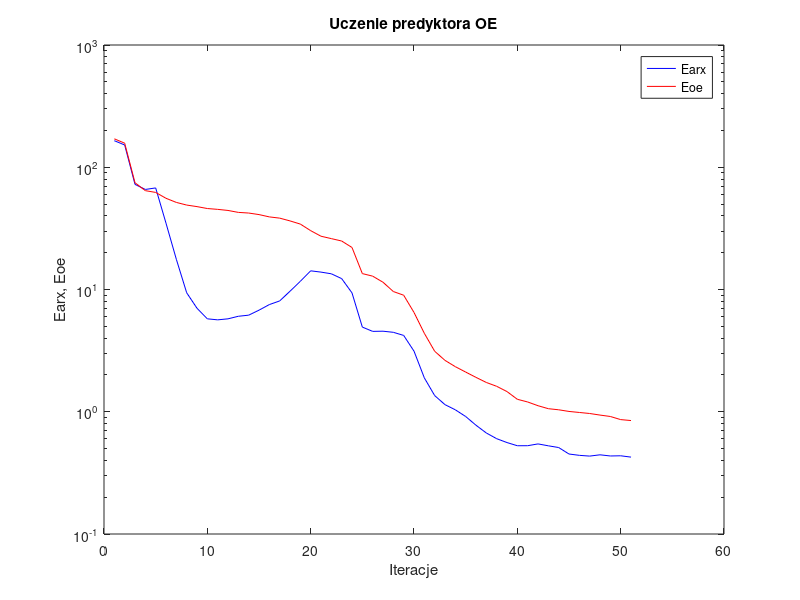
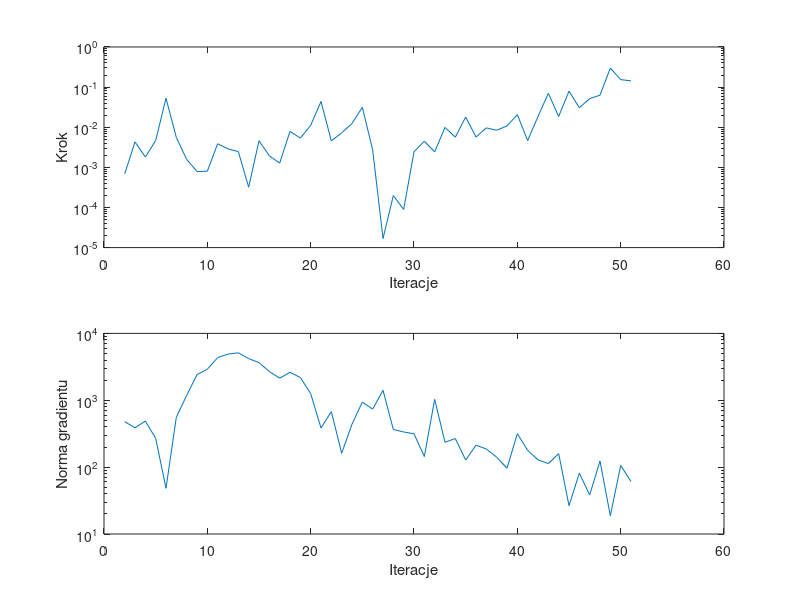

Source code (MATLAB) for these figures, in order:
%uczenie predyktora oe
clear all;
n=0; farx(n+1)=1.648811e+002; foe(n+1)=1.708138e+002; wspucz(n+1)=0.000000e+000; ng(n+1)=0.000000e+000;
%odnowa zmiennej metryki
n=1; farx(n+1)=1.521446e+002; foe(n+1)=1.573599e+002; krok(n+1)=6.856719e-004; ng(n+1)=4.777278e+002;
n=2; farx(n+1)=7.243959e+001; foe(n+1)=7.470282e+001; krok(n+1)=4.312903e-003; ng(n+1)=3.883691e+002;
n=3; farx(n+1)=6.583161e+001; foe(n+1)=6.435550e+001; krok(n+1)=1.810600e-003; ng(n+1)=4.881121e+002;
n=4; farx(n+1)=6.774682e+001; foe(n+1)=6.224685e+001; krok(n+1)=4.644777e-003; ng(n+1)=2.697019e+002;
n=5; farx(n+1)=3.486734e+001; foe(n+1)=5.573209e+001; krok(n+1)=5.286105e-002; ng(n+1)=4.831143e+001;
n=6; farx(n+1)=1.766905e+001; foe(n+1)=5.156664e+001; krok(n+1)=5.548179e-003; ng(n+1)=5.578170e+002;
n=7; farx(n+1)=9.405221e+000; foe(n+1)=4.905785e+001; krok(n+1)=1.581052e-003; ng(n+1)=1.184206e+003;
n=8; farx(n+1)=7.024675e+000; foe(n+1)=4.764766e+001; krok(n+1)=7.878882e-004; ng(n+1)=2.415929e+003;
n=9; farx(n+1)=5.756255e+000; foe(n+1)=4.595954e+001; krok(n+1)=8.018005e-004; ng(n+1)=2.914753e+003;
n=10; farx(n+1)=5.646877e+000; foe(n+1)=4.524551e+001; krok(n+1)=3.878507e-003; ng(n+1)=4.344152e+003;
n=11; farx(n+1)=5.756267e+000; foe(n+1)=4.432580e+001; krok(n+1)=2.883948e-003; ng(n+1)=4.914317e+003;
n=12; farx(n+1)=6.039532e+000; foe(n+1)=4.273525e+001; krok(n+1)=2.469223e-003; ng(n+1)=5.125371e+003;
n=13; farx(n+1)=6.167052e+000; foe(n+1)=4.221753e+001; krok(n+1)=3.205178e-004; ng(n+1)=4.199406e+003;
n=14; farx(n+1)=6.774531e+000; foe(n+1)=4.100547e+001; krok(n+1)=4.587536e-003; ng(n+1)=3.649649e+003;
n=15; farx(n+1)=7.528026e+000; foe(n+1)=3.925932e+001; krok(n+1)=1.944482e-003; ng(n+1)=2.693066e+003;
n=16; farx(n+1)=8.062549e+000; foe(n+1)=3.835391e+001; krok(n+1)=1.273916e-003; ng(n+1)=2.134509e+003;
n=17; farx(n+1)=9.677631e+000; foe(n+1)=3.640443e+001; krok(n+1)=7.860345e-003; ng(n+1)=2.617322e+003;
n=18; farx(n+1)=1.166961e+001; foe(n+1)=3.429103e+001; krok(n+1)=5.355898e-003; ng(n+1)=2.189648e+003;
n=19; farx(n+1)=1.421592e+001; foe(n+1)=3.029865e+001; krok(n+1)=1.111520e-002; ng(n+1)=1.259329e+003;
n=20; farx(n+1)=1.387638e+001; foe(n+1)=2.727644e+001; krok(n+1)=4.388300e-002; ng(n+1)=3.850012e+002;
n=21; farx(n+1)=1.344206e+001; foe(n+1)=2.607539e+001; krok(n+1)=4.548255e-003; ng(n+1)=6.764122e+002;
n=22; farx(n+1)=1.227744e+001; foe(n+1)=2.492372e+001; krok(n+1)=7.251821e-003; ng(n+1)=1.609935e+002;
n=23; farx(n+1)=9.381133e+000; foe(n+1)=2.206482e+001; krok(n+1)=1.238677e-002; ng(n+1)=4.395349e+002;
n=24; farx(n+1)=4.926769e+000; foe(n+1)=1.349303e+001; krok(n+1)=3.130011e-002; ng(n+1)=9.399607e+002;
n=25; farx(n+1)=4.544460e+000; foe(n+1)=1.285947e+001; krok(n+1)=2.716773e-003; ng(n+1)=7.365571e+002;
%odnowa zmiennej metryki
n=26; farx(n+1)=4.559458e+000; foe(n+1)=1.146564e+001; krok(n+1)=1.684728e-005; ng(n+1)=1.409607e+003;
n=27; farx(n+1)=4.465289e+000; foe(n+1)=9.625431e+000; krok(n+1)=1.984325e-004; ng(n+1)=3.651924e+002;
n=28; farx(n+1)=4.210716e+000; foe(n+1)=8.979332e+000; krok(n+1)=8.904993e-005; ng(n+1)=3.354245e+002;
n=29; farx(n+1)=3.131577e+000; foe(n+1)=6.490206e+000; krok(n+1)=2.442482e-003; ng(n+1)=3.146652e+002;
n=30; farx(n+1)=1.892725e+000; foe(n+1)=4.381475e+000; krok(n+1)=4.483426e-003; ng(n+1)=1.438709e+002;
n=31; farx(n+1)=1.356141e+000; foe(n+1)=3.125849e+000; krok(n+1)=2.431442e-003; ng(n+1)=1.029922e+003;
n=32; farx(n+1)=1.142973e+000; foe(n+1)=2.631194e+000; krok(n+1)=9.899545e-003; ng(n+1)=2.354034e+002;
n=33; farx(n+1)=1.037175e+000; foe(n+1)=2.337193e+000; krok(n+1)=5.655154e-003; ng(n+1)=2.676544e+002;
n=34; farx(n+1)=9.144194e-001; foe(n+1)=2.111766e+000; krok(n+1)=1.797739e-002; ng(n+1)=1.275364e+002;
n=35; farx(n+1)=7.757283e-001; foe(n+1)=1.910791e+000; krok(n+1)=5.699196e-003; ng(n+1)=2.128009e+002;
n=36; farx(n+1)=6.702715e-001; foe(n+1)=1.735943e+000; krok(n+1)=9.630946e-003; ng(n+1)=1.867240e+002;
n=37; farx(n+1)=6.021566e-001; foe(n+1)=1.614970e+000; krok(n+1)=8.402186e-003; ng(n+1)=1.408241e+002;
n=38; farx(n+1)=5.597840e-001; foe(n+1)=1.462329e+000; krok(n+1)=1.077104e-002; ng(n+1)=9.623502e+001;
n=39; farx(n+1)=5.272204e-001; foe(n+1)=1.264683e+000; krok(n+1)=2.047906e-002; ng(n+1)=3.169585e+002;
n=40; farx(n+1)=5.275283e-001; foe(n+1)=1.202166e+000; krok(n+1)=4.663178e-003; ng(n+1)=1.779552e+002;
n=41; farx(n+1)=5.457524e-001; foe(n+1)=1.120579e+000; krok(n+1)=1.846372e-002; ng(n+1)=1.284723e+002;
n=42; farx(n+1)=5.265248e-001; foe(n+1)=1.059385e+000; krok(n+1)=7.000904e-002; ng(n+1)=1.128885e+002;
n=43; farx(n+1)=5.097231e-001; foe(n+1)=1.037738e+000; krok(n+1)=1.851676e-002; ng(n+1)=1.592167e+002;
n=44; farx(n+1)=4.511070e-001; foe(n+1)=1.005938e+000; krok(n+1)=7.919636e-002; ng(n+1)=2.654625e+001;
n=45; farx(n+1)=4.400120e-001; foe(n+1)=9.866279e-001; krok(n+1)=3.072094e-002; ng(n+1)=8.124127e+001;
n=46; farx(n+1)=4.337867e-001; foe(n+1)=9.676878e-001; krok(n+1)=5.142836e-002; ng(n+1)=3.823176e+001;
n=47; farx(n+1)=4.444495e-001; foe(n+1)=9.393709e-001; krok(n+1)=6.306675e-002; ng(n+1)=1.235182e+002;
n=48; farx(n+1)=4.347803e-001; foe(n+1)=9.147558e-001; krok(n+1)=2.978305e-001; ng(n+1)=1.871345e+001;
n=49; farx(n+1)=4.363646e-001; foe(n+1)=8.625511e-001; krok(n+1)=1.538927e-001; ng(n+1)=1.058768e+002;
n=50; farx(n+1)=4.255009e-001; foe(n+1)=8.473372e-001; krok(n+1)=1.428686e-001; ng(n+1)=6.110384e+001;

figure; semilogy(farx,'b'); hold on; semilogy(foe,'r'); xlabel('Iteracje'); ylabel('Earx, Eoe'); legend('Earx','Eoe'); title('Uczenie predyktora OE');
figure; subplot(2,1,1); semilogy(krok); xlabel('Iteracje'); ylabel('Krok');
subplot(2,1,2); semilogy(ng); xlabel('Iteracje'); ylabel('Norma gradientu');
Earx=farx(n+1)
Eoe=foe(n+1)
